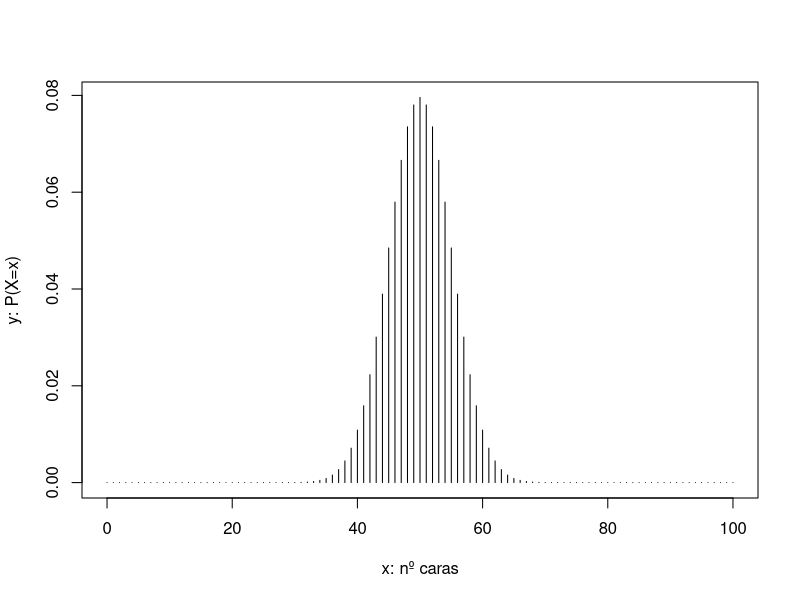
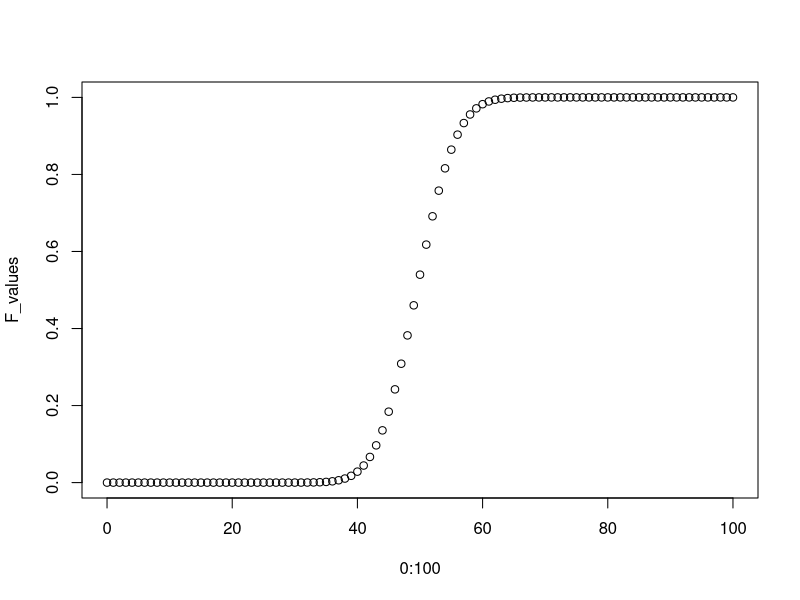
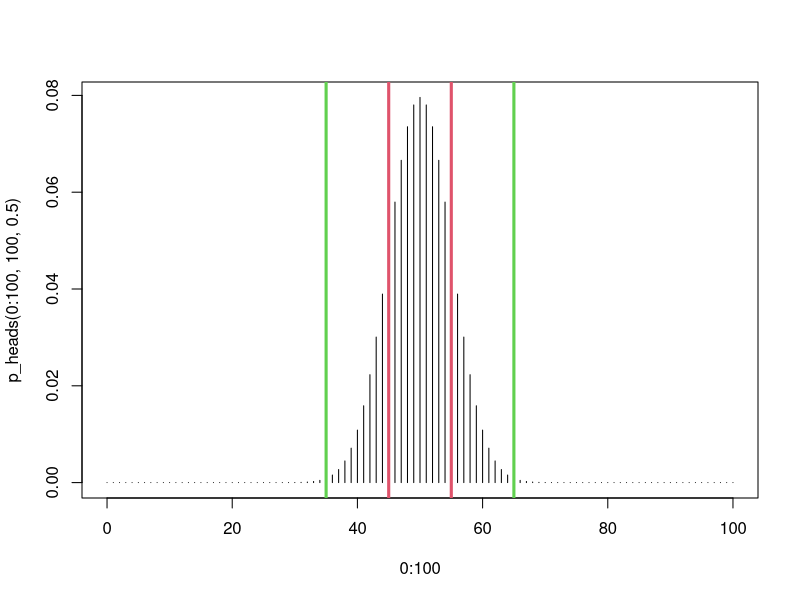

The R script that drew these images, in order: (Note: this script raises an error after producing the figures.)
## ---- chunk 1
p_heads = function(x, n, p){
  choose(n,x)*((p^x) * (1-p)^(n-x))
}

p_heads = Vectorize(p_heads)
#Lanzamos 100 veces una moneda, el numero máximo de caras que podemos sacar es 100, y el mínimo 0, Si queremos todos esos calculos, recordemos que aquí todo esta vectorizado. 

all_probs = p_heads(0:100, 100, 0.5)
plot(0:100, all_probs, type = "h", xlab = "x: nº caras", ylab = "y: P(X=x)")

## ---- chunk 2
#F(X) = P(X<= x) = sum(all(p(X=x) X <= x))
F_heads = function(x, n, p){
  sum(p_heads(0:x,n,p))
}
F_heads = Vectorize(F_heads)
#a) 
F_heads(60, 100, 0.5) - F_heads(39, 100, 0.5)
#b)
F_heads(59, 100, 0.5) - F_heads(40, 100, 0.5)
#c)
F_heads(59, 100, 0.5) - F_heads(39, 100, 0.5)

F_values = F_heads(0:100, 100, 0.5)
plot(0:100, F_values)

## ---- chunk 3
#1)E[X] = sum(x * P(X = x)) = mu
sum((0:100) * p_heads(0:100, 100, 0.5))
#2)
N = 5000
sims = replicate(N, {
  sum(sample(0:1, 100, replace = TRUE))
})
mu = mean(sims)
## ---- chunk 4
N = 5000
sims = replicate(N,{
  resultado = 0 
  dado = sample(0:6, 1)
  if(dado %% 2 == 0){
    resultado = resultado - 2
  }else if(dado == 5){
    resultado = resultado + 4
  }else{ 
    resultado = resultado + 1
  }
  sum(resultado)
})
mean(sims)

## ---- chunk 5
#Var[X]= E[(X-u)^2]
#Que es lo que hacemos en la varianza, nuestras Xs, son [(X - u)^2] y la esperanza, sera entonces
#ese sumatorio de las Xs, (que van del 0-X) * su prob

varianza = sum((0:100 - 50)^2 * (p_heads(0:100, 100, 0.5)))
sd_aja = sqrt(varianza)

plot(0:100, p_heads(0:100, 100, 0.5), type = "h")
abline(v = 50 - sd_aja, col = 2, lwd = 3)
abline(v = 50 + sd_aja, col = 2, lwd = 3)

abline(v = 50 - 3*sd_aja, col = 3, lwd = 3)
abline(v = 50 + 3*sd_aja, col = 3, lwd = 3)

#por simulaciones
xs = re
